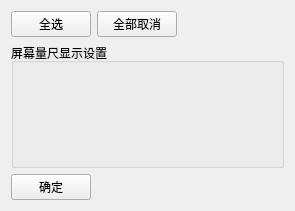
<?xml version="1.0" encoding="UTF-8"?>
<ui version="4.0">
 <class>MeasureConfigWidget</class>
 <widget class="QWidget" name="MeasureConfigWidget">
  <property name="geometry">
   <rect>
    <x>0</x>
    <y>0</y>
    <width>295</width>
    <height>211</height>
   </rect>
  </property>
  <property name="windowTitle">
   <string>Form</string>
  </property>
  <layout class="QGridLayout" name="gridLayout">
   <item row="2" column="0">
    <widget class="QPushButton" name="btnConfirm">
     <property name="text">
      <string>确定</string>
     </property>
    </widget>
   </item>
   <item row="0" column="0">
    <widget class="QPushButton" name="btnCheckAll">
     <property name="text">
      <string>全选</string>
     </property>
    </widget>
   </item>
   <item row="0" column="1">
    <widget class="QPushButton" name="btnUncheckAll">
     <property name="text">
      <string>全部取消</string>
     </property>
    </widget>
   </item>
   <item row="0" column="2">
    <spacer name="horizontalSpacer">
     <property name="orientation">
      <enum>Qt::Horizontal</enum>
     </property>
     <property name="sizeHint" stdset="0">
      <size>
       <width>72</width>
       <height>20</height>
      </size>
     </property>
    </spacer>
   </item>
   <item row="1" column="0" colspan="3">
    <widget class="QGroupBox" name="groupBox">
     <property name="title">
      <string>屏幕量尺显示设置</string>
     </property>
     <layout class="QVBoxLayout" name="verticalLayout"/>
    </widget>
   </item>
  </layout>
 </widget>
 <resources/>
 <connections/>
</ui>
